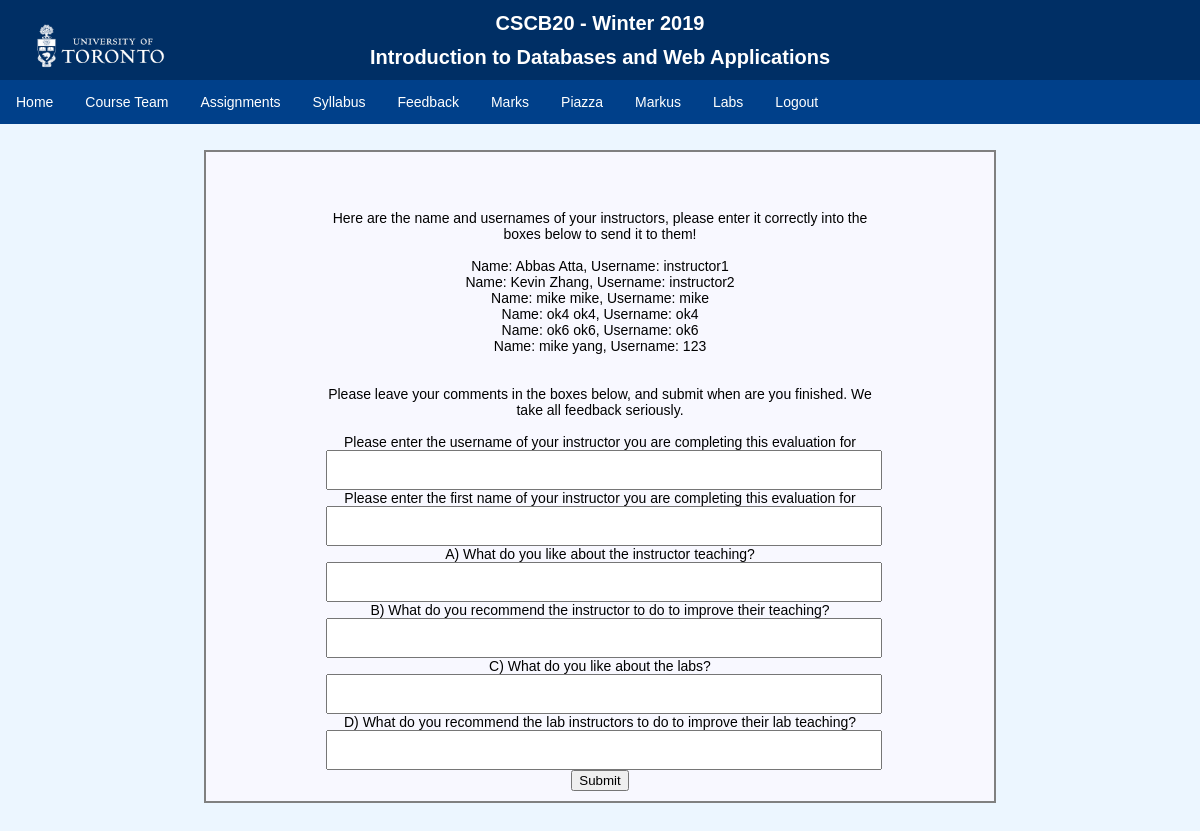
Screenshot of /feedback (signed in) with the database file from the repository.
### tables this page shows
CREATE TABLE "Instructors" (
	`username`	TEXT,
	`FirstName`	TEXT,
	`LastName`	TEXT,
	FOREIGN KEY(`username`) REFERENCES `users`(`username`)
);

### app.py (the view)
@app.route('/feedback')
def feedback():
    if not 'username' in session:
        return redirect(url_for('login'))
    else:
        db = get_db()
        db.row_factory = make_dicts
        usertype = query_db('select * from users where username = ?',
                            [session['username']], one=True)
        type = usertype['type']
        if type == "student":
            instructors = query_db('select username, FirstName, LastName from Instructors')
            return render_template('feedback.html', instructors = instructors)
        elif type == "instructor":
            feedback = query_db('select * from Feedback where username = ?', [session['username']], one = False)
            return render_template("feedbackinstructor.html", feedback = feedback)

### app.py (called while the page is built)
def get_db():
    db = getattr(g, '_database', None)
    if db is None:
        db = g._database = sqlite3.connect(DATABASE)
    return db

def make_dicts(cursor, row):
    return dict((cursor.description[idx][0], value)
                for idx, value in enumerate(row))

def query_db(query, args=(), one=False):
    cur = get_db().execute(query, args)
    rv = cur.fetchall()
    cur.close()
    return (rv[0] if rv else None) if one else rv

### templates/feedback.html (shortened to what this page needs)
<!DOCTYPE html>
<html lang=en>
<head>
    <link rel="stylesheet" href="{{url_for('static', filename='./feedback.css')}}">
</head>
{% block body %}
<body class="team">
    <main class="content">
        <div class="commonHeader">
            <div class="commonTop">
                <h1 id="commonClass">CSCB20 - Winter 2019</h1>
                <h1 id="commonDesc">Introduction to Databases and Web Applications</h1>
            </div>
            <div id="uoftlogo">
                <img src="{{url_for('static', filename='images/UofT_logo.png')}}" width="262" height="89" alt="Uoft Logo">
            </div>
            <div class="commonBot">
                <ul id="commonul">
                    <li id="commonli"> <a href="index">Home</a> </li>
                    <li id="commonli"> <a href="team">Course Team</a> </li>
                    <li id="commonli"> <a href="assignments">Assignments</a> </li>
                    <li id="commonli"> <a href="syllabus">Syllabus</a> </li>
                    <li id="commonli"> <a href="feedback">Feedback</a> </li>
                    <li id="commonli"> <a href="marks">Marks</a> </li>
                    <li id="commonli"> <a href="https://piazza.com/class/jr7mjhytaij3jc" target="_blank">Piazza</a> </li>
                    <li id="commonli"> <a href="https://markus.utsc.utoronto.ca/cscb20w19" target="_blank">Markus</a> </li>
                    <li id="commonli"> <a href="labs">Labs</a> </li>
                    <li id="commonli"> <a href="logout">Logout</a> </li>
                </ul>
            </div>
        </div>
        <div class="stuff">
            <div id = "whitetextbox">
                <h3>{{fail}}</h3> <br> <br>
                Here are the name and usernames of your instructors, please enter it correctly into the boxes below to send it to them! <br> <br>
                {% for instructor in instructors %}
                Name: {{instructor.FirstName}} {{instructor.LastName}}, Username: {{instructor.username}}<br>
                {% endfor %}
                <br> <br>
                <form action="/submitfeedback" method = "POST" name = "feedbacksubmit">
                Please leave your comments in the boxes below, and submit when are you finished. We take all feedback seriously. <br><br>
                Please enter the username of your instructor you are completing this evaluation for<br>
                <input type = "text" name = "username">  <br>
                Please enter the first name of your instructor you are completing this evaluation for<br>
                <input type = "text" name = "firstname">  <br>
                A) What do you like about the instructor teaching?<br>
                <input type = "text" name = "question1"> <br>
                B) What do you recommend the instructor to do to improve their teaching?<br>
                <input type = "text" name = "question2"> <br>
                C) What do you like about the labs?<br>
                <input type = "text" name = "question3"> <br>
                D) What do you recommend the lab instructors to do to improve their lab teaching?<br>
                <input type = "text" name = "question4"> <br>
                <input type = "submit" value = "Submit" >
                </form>
            </div>
        </main>
</body>
{% endblock %}
</html>

### static/feedback.css (style rules this page uses)
html, body { height: 100%; }
main { min-height: 100%; overflow: auto; padding-bottom: 60px; }
.team { font-family:Arial, Helvetica, sans-serif; font-size: 14px; text-align: center; align-content: center; min-width:850px; width: auto !important; width:850px; background-color: #ECF6FF; position: absolute; top: 0; left: 0; right: 0; margin: 0; }
.commonTop { overflow: auto; text-align: center; line-height: 20px; background-color: #002F65; color: white; font-size: 10px; }
.commonBot { list-style: none; overflow: hidden; background-color: #00408A; }
#commonli, #commonul { color: white; background-color: #00408A; text-align: center; text-decoration: none; }
.commonHeader { overflow: hidden; position: fixed; top: 0; width: 100%; }
.stuff { margin-top:150px; }
ul { list-style: none; margin: 0px; padding: 0px; overflow: hidden; background-color: #002F65; }
li { float: left; }
li a { display: block; color: white; text-align: center; padding: 14px 16px; text-decoration: none; }
#uoftlogo { position: absolute; top: 1px; left: 30px; }
#whitetextbox { padding-right:10%; padding-left:10%; margin-right:17%; margin-left:17%; background-color: #F8F8FF; margin-top:10px; max-width: 100%; padding-top: 10px; padding-bottom: 10px; border: solid; border-width: 2px; border-color: grey; }
input[type=text] { width:100%; padding-bottom: 20px; }

### rows the page displays
Instructors: FirstName "Abbas", LastName "Atta", username "instructor1"
Instructors: FirstName "Kevin", LastName "Zhang", username "instructor2"
Instructors: FirstName "mike", LastName "mike", username "mike"
Instructors: FirstName "ok4", LastName "ok4", username "ok4"
Instructors: FirstName "ok6", LastName "ok6", username "ok6"
Instructors: FirstName "mike", LastName "yang", username "123"
